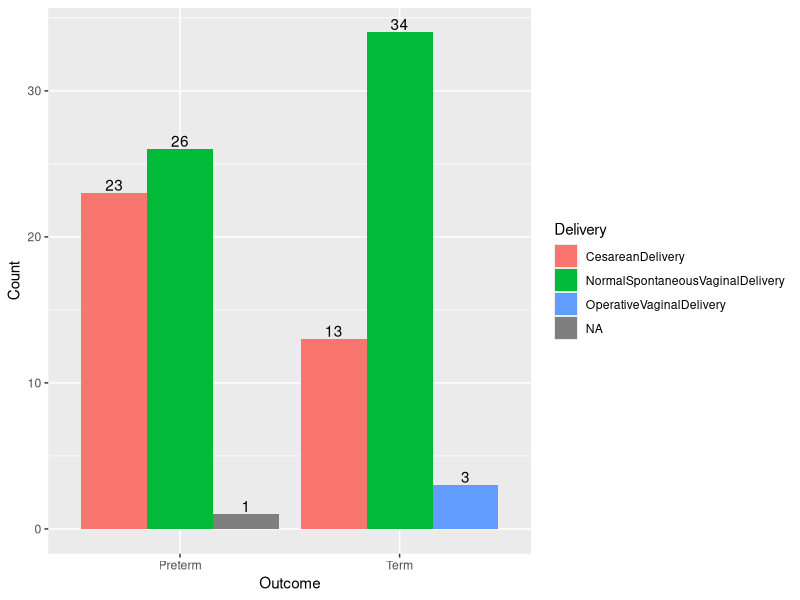
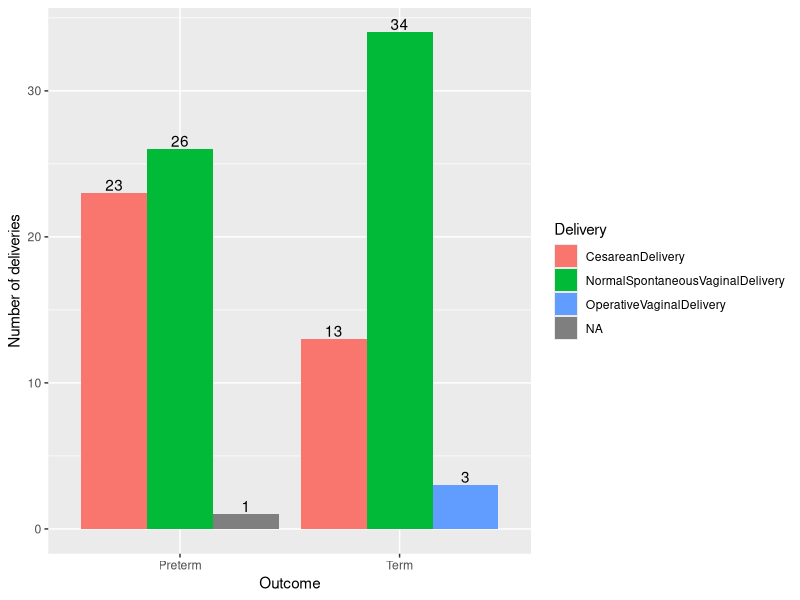
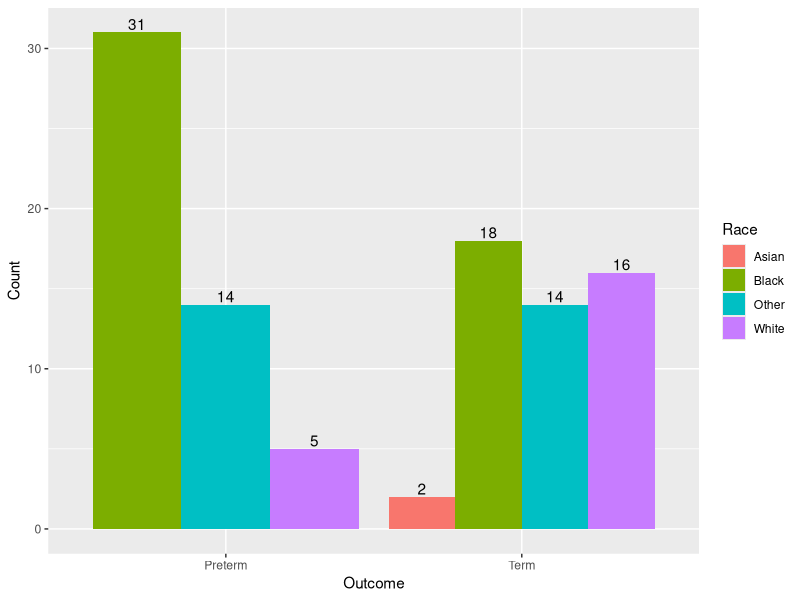
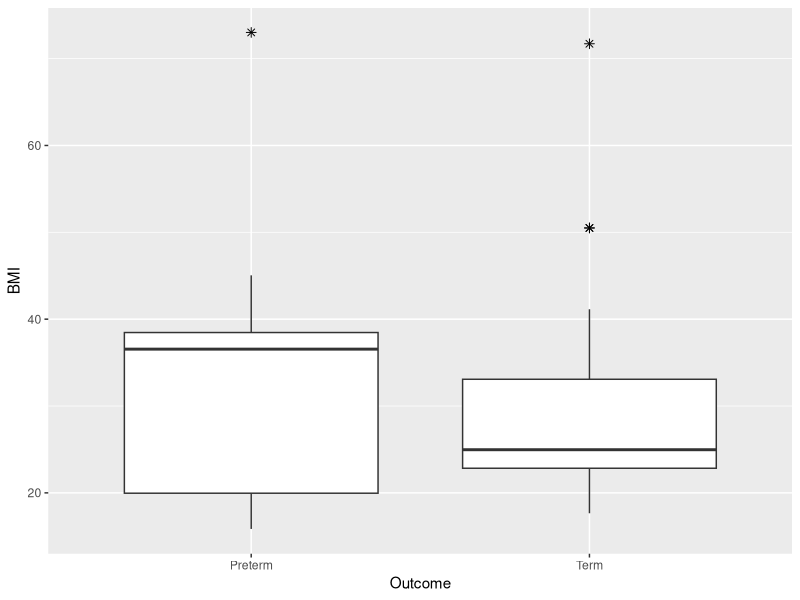
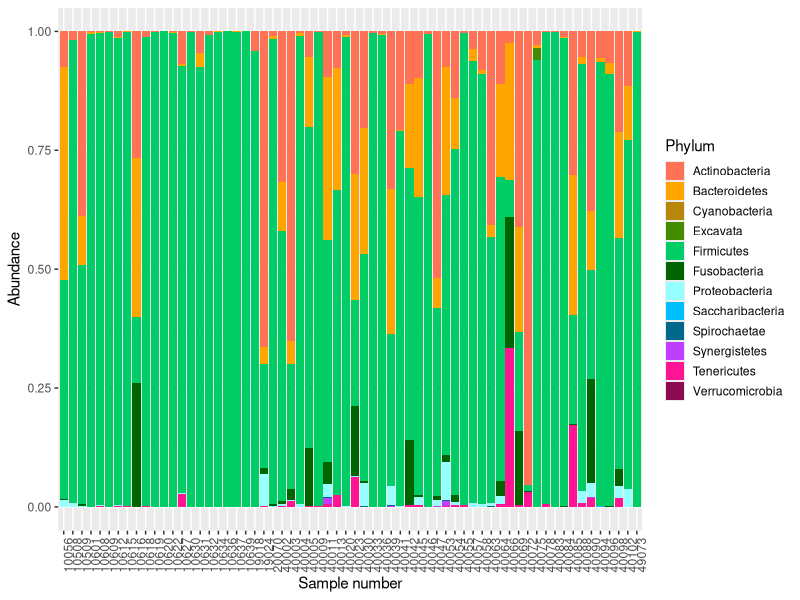
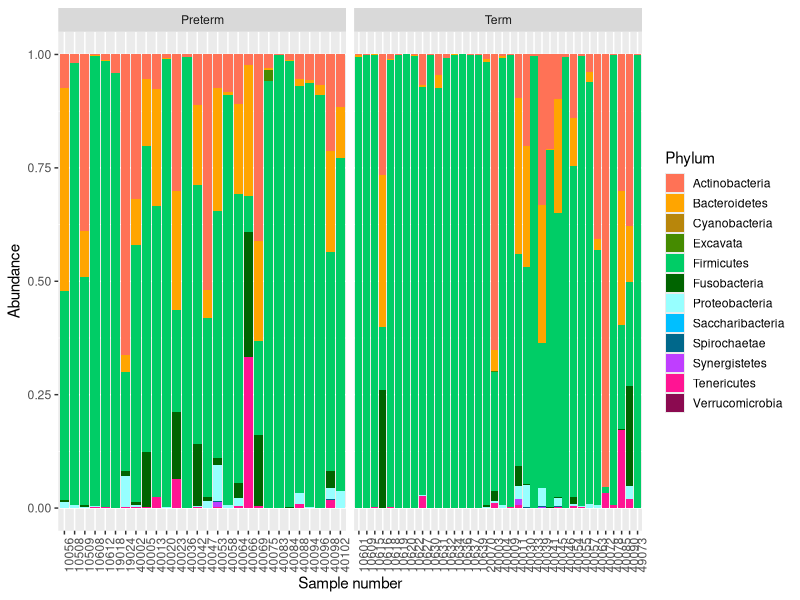

The R source for these figures, in order:
## ---- chunk 1
2+5
## ---- chunk 2
12/3
## ---- chunk 3
# We can also comment on what it is that we are doing
# This is done by putting a `#` at the beginning of the line

# I am multiplying 8 and 19
8*19
## ---- chunk 4
1260/36
## ---- chunk 5
age_months <- 24
## ---- chunk 6
print(age_months)
## ---- chunk 7
age_months/12
## ---- chunk 8
age_years <- age_months/12
## ---- chunk 9
print(age_years)
## ---- chunk 10
# Challenge 1
number_of_bacteria <- 12 + 82
print(number_of_bacteria)
number_of_bacteria/5

## ---- chunk 11
# install.packages("tidyverse")
## ---- chunk 12
library(tidyverse)
## ---- chunk 13
metadata <- read.csv('metadata.csv', header = TRUE, row.names = 1)
## ---- chunk 14
head(metadata)
## ---- chunk 15
dim(metadata)
## ---- chunk 16
table(metadata$Outcome)
## ---- chunk 17
table(metadata$DeliveryMode)
## ---- chunk 18
# Challenge 2 
table(metadata$Outcome)
table(metadata$Race)
## ---- chunk 19
table(metadata$Outcome, metadata$DeliveryMode)
## ---- chunk 20
ggplot(metadata, aes(x = Outcome, fill = DeliveryMode)) + geom_bar(position = "dodge") + geom_text(aes(label = after_stat(count)), stat = 'count', position = position_dodge(0.9), vjust = -0.2) + labs(x = "Outcome", y = "Count", fill = "Delivery")
## ---- chunk 21
# Challenge 3
ggplot(metadata, aes(x = Outcome, fill = DeliveryMode)) + geom_bar(position = "dodge") + geom_text(aes(label = after_stat(count)), stat = 'count', position = position_dodge(0.9), vjust = -0.2) + labs(x = "Outcome", y = "Number of deliveries", fill = "Delivery")

ggplot(metadata, aes(x = Outcome, fill = Race)) + geom_bar(position = "dodge") + geom_text(aes(label = after_stat(count)), stat = 'count', position = position_dodge(0.9), vjust = -0.2) + labs(x = "Outcome", y = "Count", fill = "Race")
## ---- chunk 22
metadata %>%
  drop_na(BMI) %>%
  ggplot(aes(x=Outcome, y=BMI)) +
  geom_boxplot(outlier.colour="black", outlier.shape=8,
               outlier.size=2)
## ---- chunk 23
t.test(BMI ~ Outcome, data = metadata, na.action = na.omit)

## ---- chunk 24
# otu <- read.csv('otu.csv', row.names = 1)
# head(otu)
## ---- chunk 25
# taxonomy <- read.csv('taxonomy.csv', header = TRUE, row.names = 1)
# head(taxonomy)
## ---- chunk 26
ps_phyla <- read.csv('ps_phyla.csv', header = TRUE, row.names = 1) 
head(ps_phyla)
## ---- chunk 27
color_set <- c("coral1","orange", "darkgoldenrod", "chartreuse4", "springgreen3", "darkgreen", "darkslategray1", "deepskyblue", "deepskyblue4", "darkorchid1", "deeppink", "deeppink4")
ggplot(ps_phyla, aes(x =factor(SubjectID), y =Abundance , fill = Phylum)) +
  geom_bar(stat = "identity", position = "fill") +
  theme(axis.text.x = element_text(angle = 90, hjust = 1)) +
  guides(fill = guide_legend(reverse = FALSE, keywidth = 1, keyheight = 1, ncol = 1)) +
  ylab("Abundance") +
  xlab("Sample number")+
  scale_fill_manual(values = color_set)
## ---- chunk 28
ggplot(ps_phyla, aes(x =factor(SubjectID), y =Abundance , fill = Phylum)) +
  facet_wrap(~factor(Outcome), scales = 'free_x')+
  geom_bar(stat = "identity", position = "fill") +
  theme(axis.text.x = element_text(angle = 90, hjust = 1)) +
  guides(fill = guide_legend(reverse = FALSE, keywidth = 1, keyheight = 1, ncol = 1)) +
  ylab("Abundance") +
  xlab("Sample number") +
  scale_fill_manual(values = color_set)
